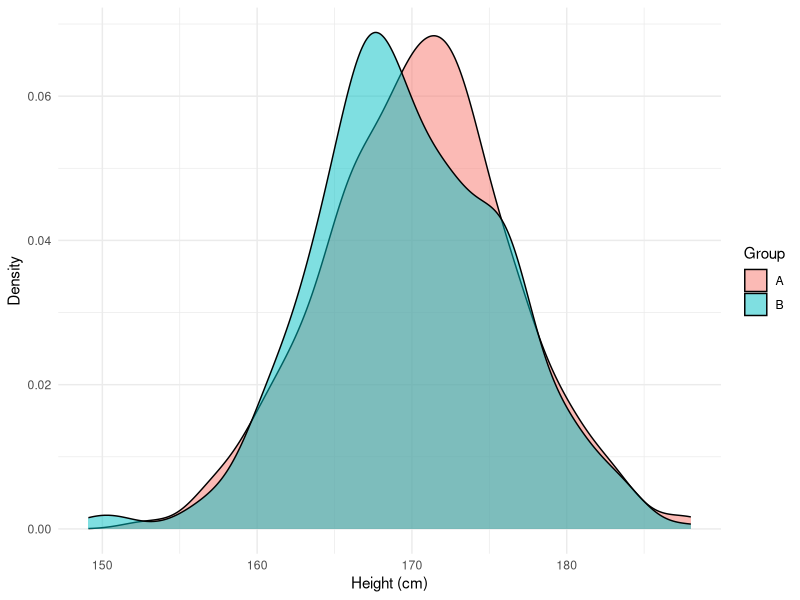
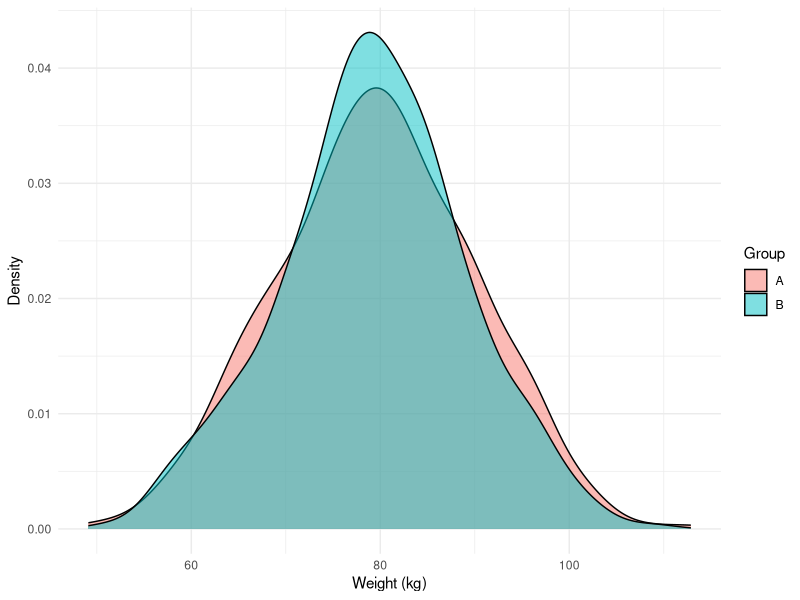
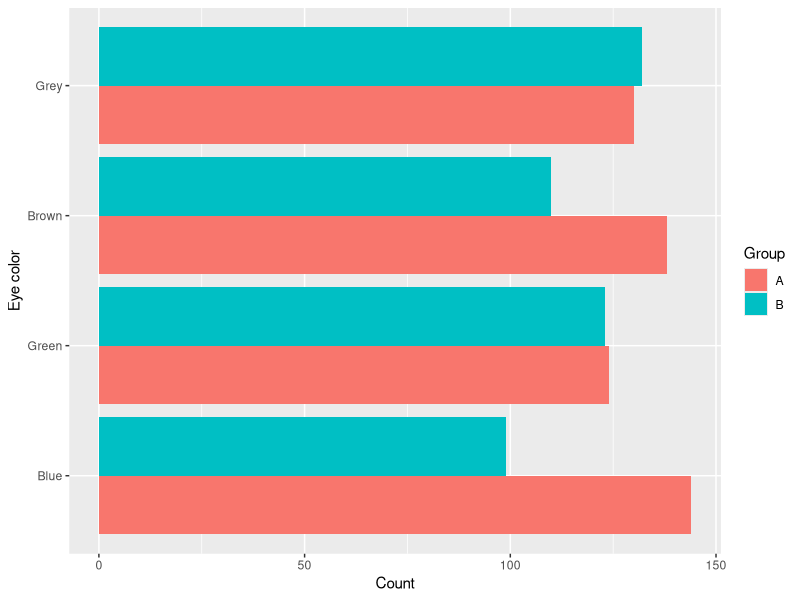
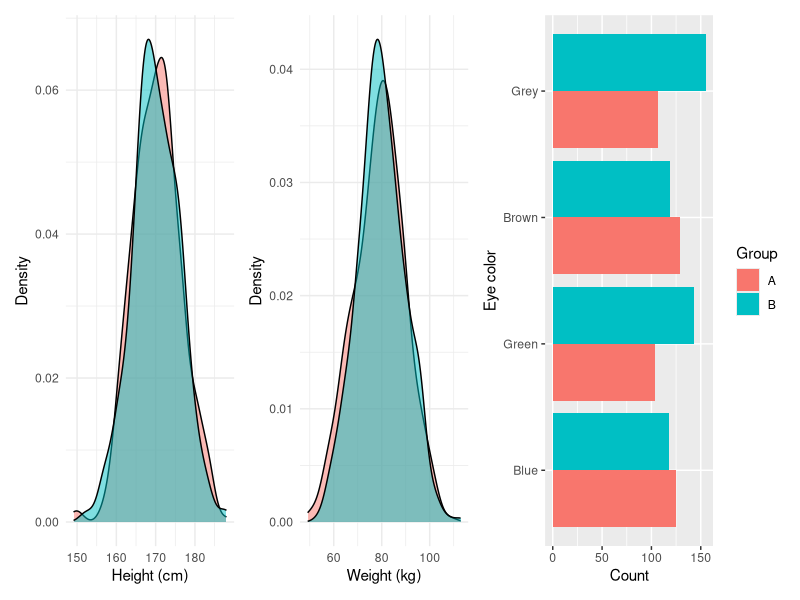

R code for these plots, in order:
## ---- chunk 1
#| echo: false 

library(tidyverse)
## ---- chunk 2
#| echo: false

indiv_effect_df <- tibble(
  polling_station_id = 1:5,
  vote_share_monitored = round(rbeta(5, 4, 6) * 100, 2),
  vote_share_not_monitored = round(rbeta(5, 11, 2) * 100, 2)
)

indiv_effect_df |> 
  rename(ID = polling_station_id,
         `Monitored vote %` = vote_share_monitored,
         `Non-monitored vote %` = vote_share_not_monitored) |> 
  knitr::kable()
## ---- chunk 3
#| echo: false

indiv_effect_df |> 
  mutate(difference = vote_share_monitored - vote_share_not_monitored) |> 
  rename(ID = polling_station_id,
         `Monitored vote %` = vote_share_monitored,
         `Non-monitored vote %` = vote_share_not_monitored,
         `Difference (%)` = difference) |> 
  knitr::kable()
## ---- chunk 4
#| echo: false

factual_indiv_df <- indiv_effect_df |> 
  mutate(monitored = rbinom(5, 1, 0.5),
         vote_share_monitored = if_else(monitored == 1, vote_share_monitored, NA_real_),
         vote_share_not_monitored = if_else(monitored == 0, vote_share_not_monitored, NA_real_)) |> 
  relocate(monitored, .after = polling_station_id)

factual_indiv_df |> 
  mutate(difference = vote_share_monitored - vote_share_not_monitored) |> 
  rename(ID = polling_station_id,
         Monitored = monitored,
         `Monitored vote %` = vote_share_monitored,
         `Non-monitored vote %` = vote_share_not_monitored,
         Difference = difference) |> 
  knitr::kable()
## ---- chunk 5
#| echo: false

indiv_effect_df |> 
  mutate(difference = vote_share_monitored - vote_share_not_monitored) |> 
  rename(ID = polling_station_id,
         `Monitored vote %` = vote_share_monitored,
         `Non-monitored vote %` = vote_share_not_monitored,
         Difference = difference) |> 
  knitr::kable()
## ---- chunk 6
#| echo: false

indiv_effect_df |> 
  mutate(difference = vote_share_monitored - vote_share_not_monitored) |> 
  summarise(vote_share_monitored = round(mean(vote_share_monitored), 2),
            vote_share_not_monitored = round(mean(vote_share_not_monitored), 2),
            difference = vote_share_monitored - vote_share_not_monitored) |> 
  rename(`Avg. monitored vote %` = vote_share_monitored,
         `Avg. non-monitored vote %` = vote_share_not_monitored,
         Difference = difference) |> 
  knitr::kable()
## ---- chunk 7
#| echo: false

factual_indiv_df |> 
  mutate(difference = vote_share_monitored - vote_share_not_monitored) |> 
  rename(ID = polling_station_id,
         Monitored = monitored,
         `Monitored vote %` = vote_share_monitored,
         `Non-monitored vote %` = vote_share_not_monitored,
         Difference = difference) |> 
  knitr::kable()
## ---- chunk 8
#| echo: false

factual_indiv_df |> 
  mutate(difference = vote_share_monitored - vote_share_not_monitored) |> 
  summarise(vote_share_monitored = mean(vote_share_monitored, na.rm = T),
            vote_share_not_monitored = mean(vote_share_not_monitored, na.rm = T),
            difference = vote_share_monitored - vote_share_not_monitored) |> 
  mutate(across(everything(), ~ round(.x, 2))) |> 
  rename(`Avg. monitored vote %` = vote_share_monitored,
         `Avg. non-monitored vote %` = vote_share_not_monitored,
         Difference = difference) |> 
  knitr::kable()
## ---- chunk 9
#| echo: false

group_df <- tibble(
  id = 1:1000,
  height = rnorm(1000, 170, 6),
  weight = rnorm(1000, 80, 10),
  eye_colour = sample(c("Blue", "Green", "Brown", "Grey"), 1000, replace = T)
) 

group_df |> 
  mutate(across(height:weight, ~ round(.x, 2))) |> 
  rename(ID = id,
         Height = height, 
         Weight = weight, 
         `Eye colour` = eye_colour) |> 
  knitr::kable()
## ---- chunk 10
#| echo: false

rand_group <- group_df |> 
  mutate(
    group = rbinom(1000, 1, 0.5),
    group = factor(group, labels = c("A", "B"))
  )

rand_group |> 
  mutate(across(height:weight, ~ round(.x, 2))) |> 
  rename(ID = id,
         Height = height, 
         Weight = weight, 
         `Eye colour` = eye_colour, 
         Group = group) |> 
  knitr::kable()
## ---- chunk 11
#| echo: false

ggplot(rand_group, aes(x = height, fill = group)) + 
  geom_density(alpha = 0.5) + 
  theme_minimal() + 
  labs(x = "Height (cm)",
       y = "Density",
       fill = "Group")
## ---- chunk 12
#| echo: false

ggplot(rand_group, aes(x = weight, fill = group)) + 
  geom_density(alpha = 0.5) + 
  theme_minimal() + 
  labs(x = "Weight (kg)",
       y = "Density",
       fill = "Group")
## ---- chunk 13
#| echo: false

rand_group |> 
  count(group, eye_colour) |> 
  ggplot(aes(x = n, y = reorder(eye_colour, n), fill = group)) + 
  geom_bar(position = "dodge", stat = "identity") + 
  labs(x = "Count",
       y = "Eye color",
       fill = "Group")
## ---- chunk 14
#| echo: false

rand_group <- rand_group |> 
  mutate(
    group = rbinom(1000, 1, 0.5),
    group = factor(group, labels = c("A", "B"))
  )

rand_group |> 
  mutate(across(height:weight, ~ round(.x, 2))) |> 
  rename(ID = id,
         Height = height, 
         Weight = weight, 
         `Eye colour` = eye_colour, 
         Group = group) |> 
  knitr::kable()
## ---- chunk 15
#| echo: false

library(patchwork)

p1 <- ggplot(rand_group, aes(x = height, fill = group)) + 
  geom_density(alpha = 0.5) + 
  theme_minimal() + 
  theme(legend.position = "none") + 
  labs(x = "Height (cm)",
       y = "Density",
       fill = "Group")

p2 <- ggplot(rand_group, aes(x = weight, fill = group)) + 
  geom_density(alpha = 0.5) + 
  theme_minimal() + 
  theme(legend.position = "none") + 
  labs(x = "Weight (kg)",
       y = "Density",
       fill = "Group")

p3 <- rand_group |> 
  count(group, eye_colour) |> 
  ggplot(aes(x = n, y = reorder(eye_colour, n), fill = group)) + 
  geom_bar(position = "dodge", stat = "identity") + 
  labs(x = "Count",
       y = "Eye color",
       fill = "Group")

p1 | p2 | p3
